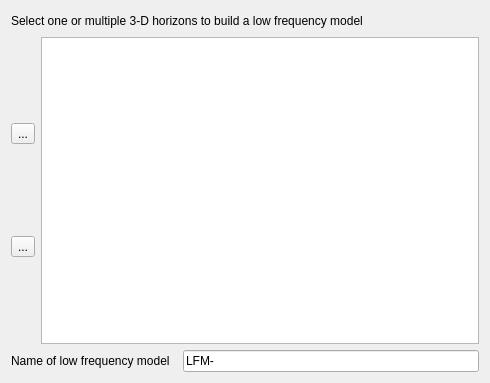
<?xml version="1.0" encoding="UTF-8"?>
<ui version="4.0">
 <class>PageBuildLowFrequencyModel</class>
 <widget class="QWidget" name="PageBuildLowFrequencyModel">
  <property name="geometry">
   <rect>
    <x>0</x>
    <y>0</y>
    <width>490</width>
    <height>383</height>
   </rect>
  </property>
  <property name="windowTitle">
   <string>Form</string>
  </property>
  <layout class="QGridLayout" name="gridLayout">
   <item row="0" column="0" colspan="2">
    <layout class="QHBoxLayout" name="horizontalLayout">
     <item>
      <widget class="QLabel" name="label_1">
       <property name="text">
        <string>Select one or multiple 3-D horizons to build a low frequency model</string>
       </property>
      </widget>
     </item>
     <item>
      <spacer name="horizontalSpacer">
       <property name="orientation">
        <enum>Qt::Horizontal</enum>
       </property>
       <property name="sizeHint" stdset="0">
        <size>
         <width>40</width>
         <height>20</height>
        </size>
       </property>
      </spacer>
     </item>
    </layout>
   </item>
   <item row="1" column="0">
    <layout class="QVBoxLayout">
     <item>
      <widget class="QToolButton" name="m_pBtnAdd">
       <property name="maximumSize">
        <size>
         <width>16777215</width>
         <height>16777215</height>
        </size>
       </property>
       <property name="text">
        <string>...</string>
       </property>
      </widget>
     </item>
     <item>
      <widget class="QToolButton" name="m_pBtnRemove">
       <property name="text">
        <string>...</string>
       </property>
      </widget>
     </item>
    </layout>
   </item>
   <item row="1" column="1">
    <widget class="QListWidget" name="m_pListHorizon"/>
   </item>
   <item row="2" column="0" colspan="2">
    <layout class="QHBoxLayout" name="horizontalLayout_2">
     <item>
      <widget class="QLabel" name="label_3">
       <property name="text">
        <string>Name of low frequency model  </string>
       </property>
      </widget>
     </item>
     <item>
      <widget class="QLineEdit" name="m_pLineEdtLFMName">
       <property name="text">
        <string>LFM-</string>
       </property>
      </widget>
     </item>
    </layout>
   </item>
  </layout>
 </widget>
 <resources/>
 <connections/>
</ui>
